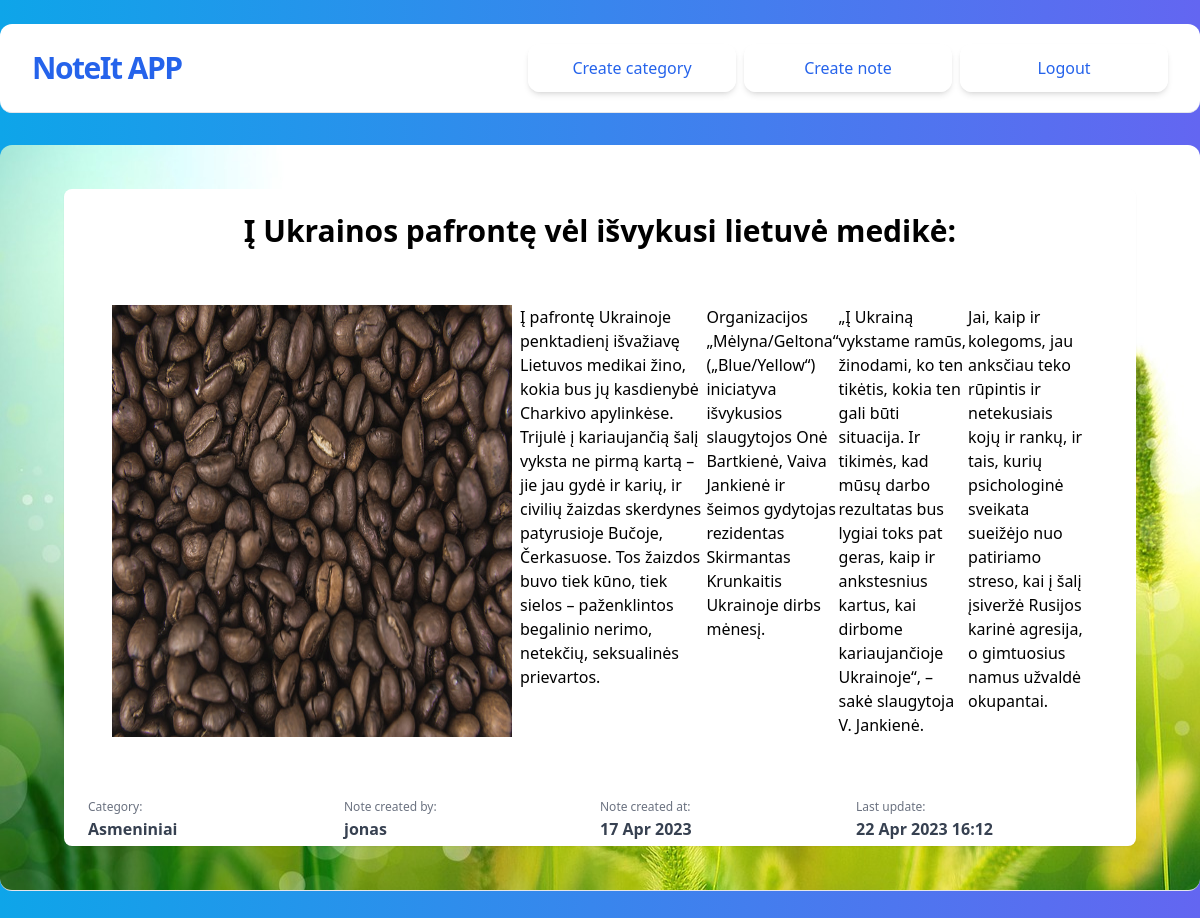
The page /note/3/ (signed in) on the database its author committed.
### noteit/models.py (models this page shows, shortened)
class Note(models.Model):
    name = models.CharField(max_length=50)
    description = models.TextField(null=True)
    category = models.ForeignKey(NoteCategory, on_delete=models.CASCADE)
    assigned_to = models.ForeignKey(User, on_delete=models.CASCADE)
    created_at = models.DateTimeField(auto_now_add=True)
    updated_at = models.DateTimeField(auto_now=True)
    note_img = models.ImageField(upload_to='img/', blank=True, null=True)

class NoteCategory(models.Model):
    name = models.CharField(max_length=50)
    def __str__(self):
        return self.name

### accounts/models.py (models this page shows)
class CustomUser(AbstractUser):
    pass

### noteit/views.py (the view)
# urls.py: path('note/<int:pk>/', NotesDetailView.as_view(), name='note-detail'),
@method_decorator(login_required, name='dispatch')
class NotesDetailView(DetailView):
    model = Note

### noteit/templates/noteit/note_detail.html
{% extends 'noteit/base.html' %} {% block content %}
<div class="max-w-7xl h-full overflow-hidden mx-auto py-6 sm:px-6 lg:px-8">
  <div class="bg-white h-full overflow-auto shadow-sm sm:rounded-lg">
    <div class="p-6 bg-white border-b border-gray-200">
      <h1 class="text-3xl font-bold text-center">{{object.name}}</h1>
      <div class="p-6 h-full w-full flex flex-col justify-between">
        <div class="title">
          <div class="h-full py-8 flex">
            {% if note.note_img %}
            <img
              src="{{ note.note_img.url }}"
              alt="{{ note.name }} image"
              style="width: 400px; max-height: 500px"
            />
            {% endif %} {% if object.description %}
            <p class="text-lg text-gray-800 pl-2">
              {{object.description|linebreaks}}
            </p>
            {% else %}
            <p class="text-lg text-gray-800 pl-2">No description</p>
            {% endif %}
          </div>
        </div>
      </div>
      <div class="flex">
        <div class="w-1/4">
          <label for="category" class="text-gray-500 text-xs">Category:</label>
          <p id="category" class="text-gray-700 font-bold">{{note.category}}</p>
        </div>
        <div class="w-1/4">
          <label for="assigned_to" class="text-gray-500 text-xs"
            >Note created by:</label
          >
          <p id="assigned_to" class="text-gray-700 font-bold">
            {{note.assigned_to}}
          </p>
        </div>
        <div class="w-1/4">
          <label for="created_at" class="text-gray-500 text-xs"
            >Note created at:</label
          >
          <p id="created_at" class="text-gray-700 font-bold">
            {{note.created_at|date:"d M Y" }}
          </p>
        </div>
        <div class="w-1/4">
          <label for="updated_at" class="text-gray-500 text-xs"
            >Last update:</label
          >
          <p id="updated_at" class="text-gray-700 font-bold">
            {{note.updated_at|date:"d M Y H:i" }}
          </p>
        </div>
      </div>
    </div>
  </div>
</div>
{% endblock content %}

### rows shown on the page
Note: name "Į Ukrainos pafrontę vėl išvykusi lietuvė medikė:", note_img (picture), description "Į pafrontę Ukrainoje penktadienį išvažiavę Lietuvos medikai žino, kokia bus jų kasdienybė Charkivo apylinkėse. Trijulė į kariaujančią šalį vyksta ne pirmą kartą – jie jau gydė ir karių, ir civilių žaizdas skerdynes patyrusioje Bučoje, Čerkasuose. Tos žaizdos buvo tiek kūno, tiek sielos – paženklintos begalinio nerimo, netekčių, seksualinės prievartos. Organizacijos „Mėlyna/Geltona“ („Blue/Yellow“) iniciatyva išvykusios slaugytojos Onė Bartkienė, Vaiva Jankienė ir šeimos gydytojas rezidentas Skirmantas Krunkaitis Ukrainoje dirbs mėnesį. „Į Ukrainą vykstame ramūs, žinodami, ko ten tikėtis, kokia ten gali būti situacija. Ir tikimės, kad mūsų darbo rezultatas bus lygiai toks pat geras, kaip ir…", category "Asmeniniai", assigned_to "jonas", created_at "17 Apr 2023", updated_at "22 Apr 2023 16:12"
